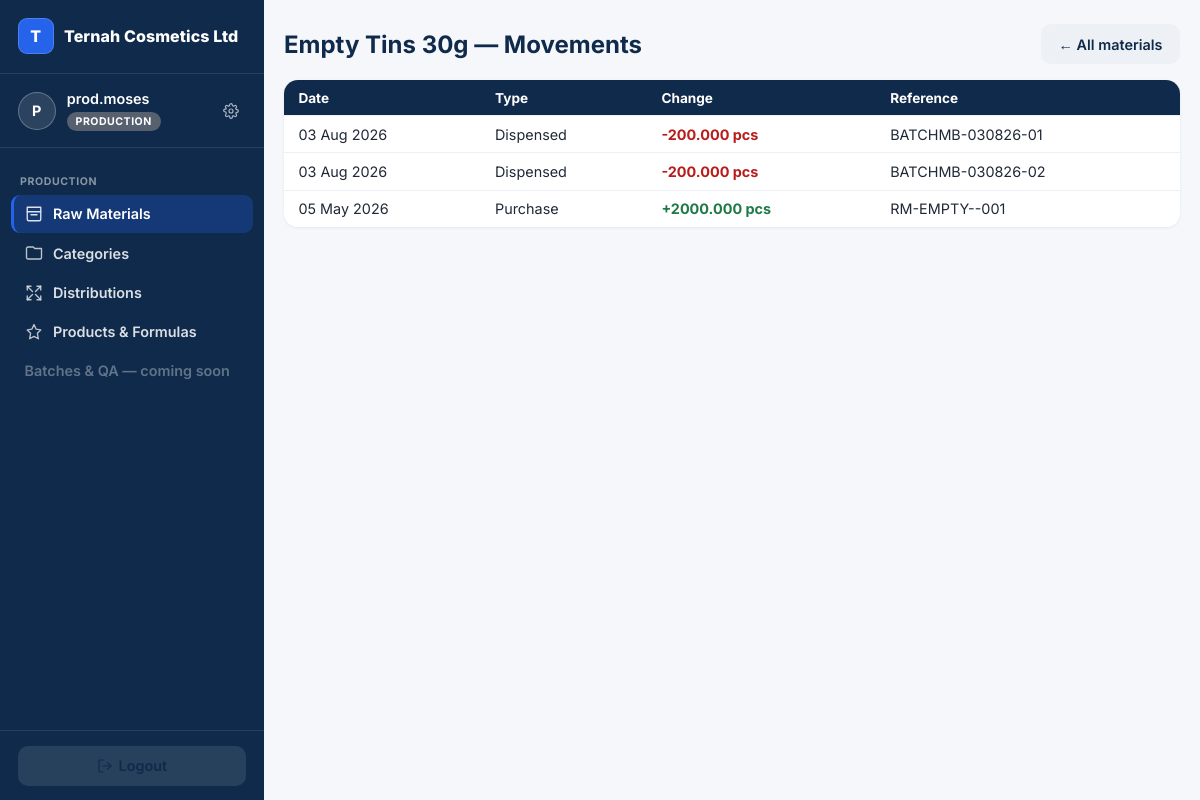
The app's page /production/raw-materials/125/movements/ (signed in) with its own data.
### accounts/models.py (models this page shows, shortened)
class User(AbstractUser):
    ROLES = [
        ("OWNER", "Owner"),                # reports only
        ("MANAGER", "Manager"),            # outlet manager; can switch views
        ("CASHIER", "Cashier"),
        ("SALES_REP", "Sales Person / Rep"),
        ("PRODUCTION", "Production"),
    ]
    business = models.ForeignKey("platformadmin.Business", null=True, blank=True,
                                 on_delete=models.CASCADE, related_name="users")
    branch = models.ForeignKey("core.Branch", null=True, blank=True,
                               on_delete=models.SET_NULL, related_name="users")
    role = models.CharField(max_length=15, choices=ROLES, default="CASHIER")
    can_swap = models.BooleanField(default=False)    # False -> swap goes through PendingAction
    can_refund = models.BooleanField(default=False)
    phone = models.CharField(max_length=30, blank=True)
    modules = models.ManyToManyField("platformadmin.Module", blank=True, related_name="users_with_access",
                                     help_text="Which of the business's subscribed modules this user can open.")
    allowed_tiers = models.JSONField(default=list, blank=True,
                                     help_text="Which product price tiers (RETAIL/WHOLESALE/DISTRIBUTION/CUSTOM) "
                                                "this seller may use at the POS.")
    def switchable_views(self):
        if self.role != "MANAGER":
            return []

### platformadmin/models.py (models this page shows, shortened)
class Business(models.Model):
    name = models.CharField(max_length=150)                     # factory name — brands navbar + receipts
    slug = models.SlugField(unique=True)
    business_type = models.CharField(max_length=20, choices=[("FACTORY", "Factory Mode")], default="FACTORY")
    contact_email = models.EmailField()
    contact_phone = models.CharField(max_length=30, blank=True)
    address = models.TextField(blank=True)
    is_active = models.BooleanField(default=True)               # master switch — False = soft-locked
    trial_expires_at = models.DateTimeField(null=True, blank=True)
    subscription_expires_at = models.DateTimeField(null=True, blank=True)
    token_balance = models.PositiveIntegerField(default=0)      # 1 token = 1 cycle of 1 module
    created_at = models.DateTimeField(auto_now_add=True)
    class Meta:
        verbose_name_plural = "businesses"

### production/models.py (models this page shows, shortened)
class RawMaterial(TimeStamped):
    business = models.ForeignKey("platformadmin.Business", on_delete=models.CASCADE)
    name = models.CharField(max_length=120)
    unit_of_measure = models.CharField(max_length=10, choices=[
        ("L", "Litres"), ("ml", "Millilitres"), ("kg", "Kilograms"), ("g", "Grams"), ("pcs", "Pieces")])
    reorder_level = models.DecimalField(max_digits=12, decimal_places=3, default=0)

class ProductionBatch(TimeStamped):
    STATUS = [("PLANNED", "Planned"), ("DISPENSED", "Dispensed"), ("COMPLETED", "Completed")]
    business = models.ForeignKey("platformadmin.Business", on_delete=models.CASCADE)
    product = models.ForeignKey(Product, on_delete=models.PROTECT)
    formula = models.ForeignKey(ProductFormula, on_delete=models.PROTECT)      # version pinned
    batch_number = models.CharField(max_length=40)                              # BATCH{INITIALS}-DDMMYY-SEQ
    date = models.DateField()
    target_quantity = models.PositiveIntegerField()
    actual_quantity = models.PositiveIntegerField(null=True, blank=True)
    unit_cost_at_production = models.DecimalField(max_digits=14, decimal_places=4, default=0)
    total_cost = models.DecimalField(max_digits=16, decimal_places=2, default=0)
    status = models.CharField(max_length=10, choices=STATUS, default="PLANNED")
    created_by = models.ForeignKey(settings.AUTH_USER_MODEL, null=True, on_delete=models.SET_NULL)

class RawMaterialPurchase(TimeStamped):
    raw_material = models.ForeignKey(RawMaterial, on_delete=models.CASCADE, related_name="purchases")
    quantity = models.DecimalField(max_digits=12, decimal_places=3)
    total_cost = models.DecimalField(max_digits=14, decimal_places=2)
    unit_cost = models.DecimalField(max_digits=14, decimal_places=4, editable=False)
    remaining_quantity = models.DecimalField(max_digits=12, decimal_places=3)
    purchase_date = models.DateField()
    batch_number = models.CharField(max_length=60)
    expiry_date = models.DateField(null=True, blank=True)
    manufacture_date = models.DateField(null=True, blank=True)
    country_of_origin = models.CharField(max_length=80, blank=True)
    supplier = models.ForeignKey("finance.Supplier", null=True, blank=True, on_delete=models.SET_NULL)
    on_credit = models.BooleanField(default=False)   # True -> creates a SupplierPayable

### production/views.py (the view)
# urls.py: path("raw-materials/<int:pk>/movements/", views.raw_material_movements, name="raw_material_movements"),
@production_staff_required
def raw_material_movements(request, pk):
    material = get_object_or_404(RawMaterial, pk=pk, business=request.user.business)
    entries = []
    for p in material.purchases.all():
        entries.append({"date": p.purchase_date, "type": "Purchase", "change": p.quantity,
                        "ref": p.batch_number or "—"})
    for d in material.dispensation_set.select_related("batch"):
        entries.append({"date": d.batch.date, "type": "Dispensed", "change": -d.quantity_dispensed,
                        "ref": d.batch.batch_number})
    entries.sort(key=lambda e: e["date"], reverse=True)
    return render(request, "production/raw_material_movements.html", {"material": material, "entries": entries})

### accounts/context_processors.py (called while the page is built)
def active_view(request):
    user = getattr(request, "user", None)
    return {
        "active_view": getattr(request, "active_view", None),
        "switchable_views": user.switchable_views() if user and user.is_authenticated else [],
    }

### templates/production/raw_material_movements.html (shortened to what this page needs)
{% extends "base.html" %}
{% block content %}
<div class="page-head">
  <h2>{{ material.name }} — Movements</h2>
  <a class="btn ghost" style="background:#EDF1F5;color:var(--ternah-navy)" href="{% url 'production:raw_materials' %}">&larr; All materials</a>
</div>
<div class="table-scroll">
<table class="list">
  <tr><th>Date</th><th>Type</th><th>Change</th><th>Reference</th></tr>
  {% for e in entries %}
  <tr>
    <td>{{ e.date|date:"d M Y" }}</td>
    <td>{{ e.type }}</td>
    <td style="color:{% if e.change < 0 %}var(--red){% else %}var(--green){% endif %};font-weight:700">
      {% if e.change > 0 %}+{% endif %}{{ e.change|floatformat:3 }} {{ material.unit_of_measure }}
    </td>
    <td>{{ e.ref }}</td>
  </tr>
  {% empty %}<tr><td colspan="4" style="color:var(--muted)">No movements recorded yet.</td></tr>{% endfor %}
</table>
</div>
{% endblock %}

### templates/base.html (shortened to what this page needs)
<!DOCTYPE html>
<html lang="en">
<head>
</head>
<body>
{% if request.user.is_authenticated %}
  <div class="app-shell">
    <aside class="sidebar">
      <div class="sidebar-brand">
        <span class="brand-mark" aria-hidden="true">{{ request.user.business.name|default:"Ternah for Factories"|first|upper }}</span>
        <span class="brand-name">{{ request.user.business.name|default:"Ternah for Factories" }}</span>
      </div>
      <div class="sidebar-identity">
        <span class="avatar" aria-hidden="true">{{ request.user.username|first|upper }}</span>
        <div class="identity-text">
          <span class="identity-name">{{ request.user.username }}</span>
          {% if request.user.is_superuser %}
            <span class="role-pill role-super">Platform Admin</span>
          {% else %}
            <span class="role-pill role-{{ request.user.role|lower }}">{{ request.user.get_role_display }}</span>
          {% endif %}
        </div>
        <a class="settings-link" href="{% url 'password_change' %}" title="Change password" aria-label="Change password">
        </a>
      </div>
      <nav class="sidebar-nav">
        {% if request.user.is_superuser %}
          <div class="nav-section-label">Platform</div>
          <a class="nav-link {% if request.resolver_match.namespace == 'platformadmin' and request.resolver_match.url_name == 'dashboard' %}active{% endif %}"
             href="{% url 'platformadmin:dashboard' %}">
            <svg width="18" height="18" viewBox="0 0 24 24" fill="none" stroke="currentColor" stroke-width="1.8" stroke-linecap="round" stroke-linejoin="round"><rect x="4" y="3" width="16" height="18" rx="1.5"/><path d="M9 21v-4h6v4"/><path d="M8 7h.01M12 7h.01M16 7h.01M8 11h.01M12 11h.01M16 11h.01"/></svg>
            Tenants
          </a>
          <a class="nav-link {% if request.resolver_match.namespace == 'platformadmin' and request.resolver_match.url_name == 'onboard' %}active{% endif %}"
             href="{% url 'platformadmin:onboard' %}">
            <svg width="18" height="18" viewBox="0 0 24 24" fill="none" stroke="currentColor" stroke-width="1.8" stroke-linecap="round" stroke-linejoin="round"><circle cx="12" cy="12" r="9"/><path d="M12 8v8M8 12h8"/></svg>
            Onboard a Factory
          </a>
        {% elif request.user.role == "PRODUCTION" %}
          <div class="nav-section-label">Production</div>
          <a class="nav-link {% if request.resolver_match.namespace == 'production' and request.resolver_match.url_name == 'raw_materials' or request.resolver_match.url_name == 'raw_material_create' or request.resolver_match.url_name == 'raw_material_purchase' or request.resolver_match.url_name == 'raw_material_movements' %}active{% endif %}"
             href="{% url 'production:raw_materials' %}">
            <svg width="18" height="18" viewBox="0 0 24 24" fill="none" stroke="currentColor" stroke-width="1.8" stroke-linecap="round" stroke-linejoin="round"><path d="M3 3h18v6H3z"/><path d="M3 9v10a2 2 0 0 0 2 2h14a2 2 0 0 0 2-2V9"/><path d="M8 13h8"/></svg>
            Raw Materials
          </a>
          <a class="nav-link {% if request.resolver_match.namespace == 'production' and request.resolver_match.url_name == 'categories' %}active{% endif %}"
             href="{% url 'production:categories' %}">
            <svg width="18" height="18" viewBox="0 0 24 24" fill="none" stroke="currentColor" stroke-width="1.8" stroke-linecap="round" stroke-linejoin="round"><path d="M4 4h7l2 2h9v12a2 2 0 0 1-2 2H4a2 2 0 0 1-2-2V6a2 2 0 0 1 2-2z"/></svg>
            Categories
          </a>
          <a class="nav-link {% if request.resolver_match.namespace == 'production' and request.resolver_match.url_name == 'distributions' or request.resolver_match.url_name == 'distribution_create' %}active{% endif %}"
             href="{% url 'production:distributions' %}">
            <svg width="18" height="18" viewBox="0 0 24 24" fill="none" stroke="currentColor" stroke-width="1.8" stroke-linecap="round" stroke-linejoin="round"><path d="M16 3h5v5"/><path d="M8 3H3v5"/><path d="M3 16v5h5"/><path d="M21 16v5h-5"/><path d="M3 3l7 7M21 3l-7 7M3 21l7-7M21 21l-7-7"/></svg>
            Distributions
          </a>
          <a class="nav-link "
             href="{% url 'production:product_list' %}">
            <svg width="18" height="18" viewBox="0 0 24 24" fill="none" stroke="currentColor" stroke-width="1.8" stroke-linecap="round" stroke-linejoin="round"><path d="M12 2l2.9 6.26L21 9.27l-4.5 4.39L17.8 21 12 17.77 6.2 21l1.3-7.34L3 9.27l6.1-1.01z"/></svg>
            Products & Formulas
          </a>
          <span class="nav-link disabled">Batches & QA — coming soon</span>
        {% else %}
          <div class="nav-section-label">{{ request.user.get_role_display }}</div>
          <span class="nav-link disabled">Screens coming soon</span>
        {% endif %}
      </nav>
      <div class="sidebar-footer">
        <form method="post" action="{% url 'logout' %}">{% csrf_token %}
          <button class="btn ghost" type="submit">
            <svg width="16" height="16" viewBox="0 0 24 24" fill="none" stroke="currentColor" stroke-width="1.8" stroke-linecap="round" stroke-linejoin="round"><path d="M9 21H5a2 2 0 0 1-2-2V5a2 2 0 0 1 2-2h4"/><path d="M16 17l5-5-5-5"/><path d="M21 12H9"/></svg>
            Logout
          </button>
        </form>
      </div>
    </aside>
    <div class="main-col">
      <main>
{% endif %}
{% block content %}{% endblock %}
{% if request.user.is_authenticated %}
      </main>
    </div>
  </div>
{% endif %}
</body>
</html>

### records on screen
User: user.business.name|first "T", user.business.name "Ternah Cosmetics Ltd", user.username|first "P", user.username "prod.moses", user.role "PRODUCTION"
RawMaterial: name "Empty Tins 30g", unit_of_measure "pcs" "pcs" "pcs"
ProductionBatch: date "03 Aug 2026", ref "BATCHMB-030826-01"
ProductionBatch: date "03 Aug 2026", ref "BATCHMB-030826-02"
RawMaterialPurchase: date "05 May 2026", change "2000.000", ref "RM-EMPTY--001"

### other values on screen
{{ e.type }} "Dispensed" "Dispensed" "Purchase"
{{ e.change|floatformat:3 }} "-200.000" "-200.000"
